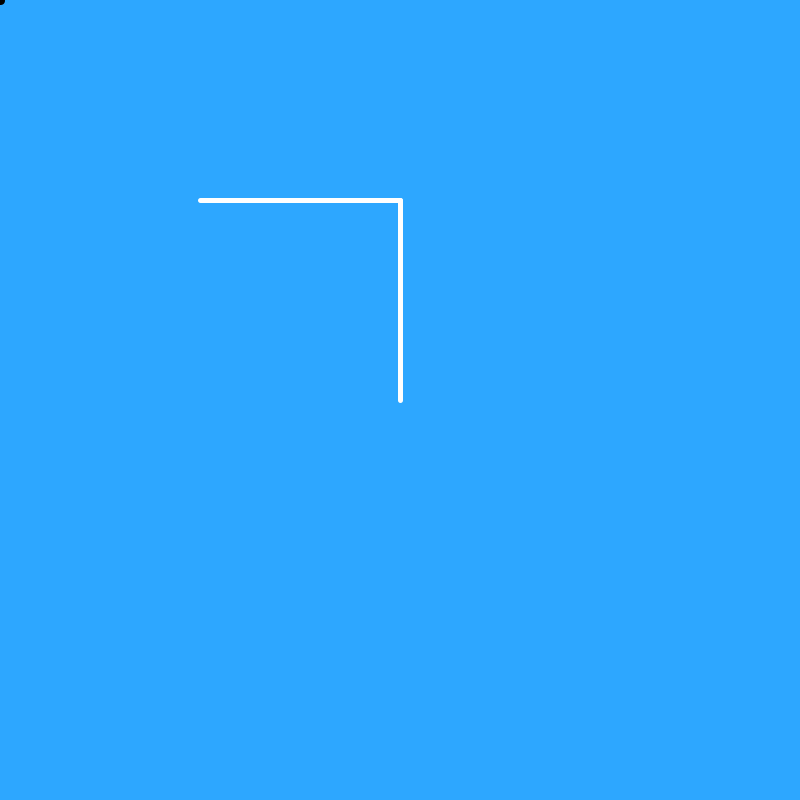
Frame 1 (no input)
Frame 60 (the mouse pressed at the canvas centre just before this capture): identical to frame 1, image omitted
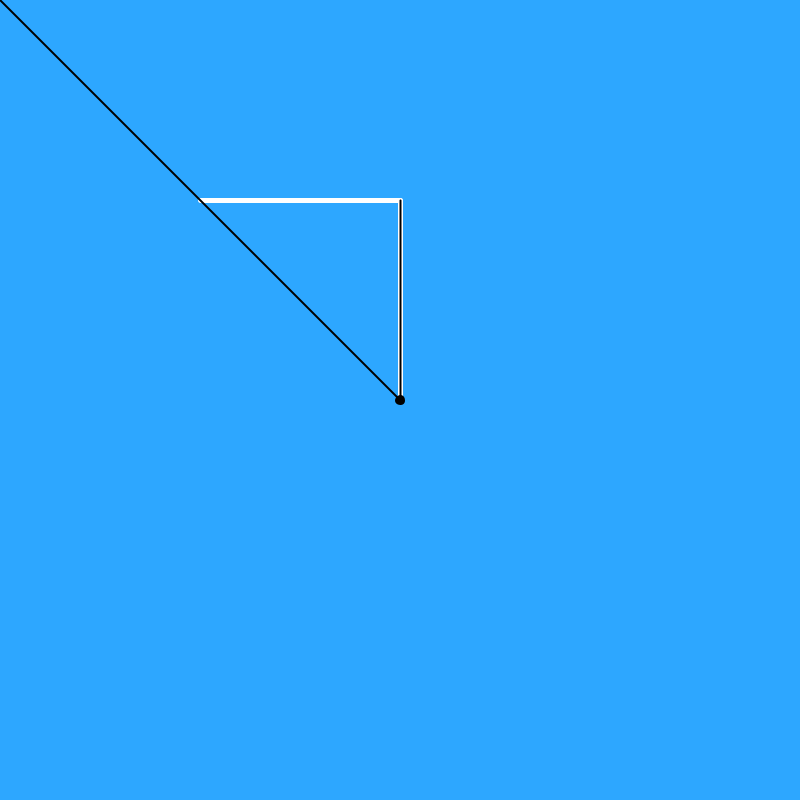
Frame 120 (the mouse held since frame 60 and released just before this capture)

The Processing sketch that drew these frames (run headless with seeded random() and noise(); from frame 60 on, the mouse is pressed at the canvas centre):

// Processing sketch: robotics_inverse_kinematics
// ── robotics_inverse_kinematics.pde
RobotArm bottom;
RobotArm top;

PVector target;

float target_angle_bottom;
float target_angle_top;

void setup() {
  size(800, 800);
  bottom = new RobotArm(width / 2, height / 2);
  //bottom = new RobotArm(0, 0);
  top = new RobotArm(bottom);
  target = new PVector();
}

void draw() {
  background(45, 167, 255);
  handleDrawUpdate();
  handleTarget(); 
  if (readjustPossible()) {
    adjustToTarget();
  }
}

void handleTarget() {
  setTarget();
  drawTarget();
}

void setTarget() {
  if (mousePressed == true) {
    target.set(mouseX, mouseY); 
  }
}

void drawTarget() {
  stroke(0);
  ellipse(target.x, target.y, 5, 5);
  strokeWeight(2);
  line(0, 0, target.x, target.y);
}

void handleDrawUpdate() {
  bottom.update();
  top.update();
  bottom.show();
  top.show();
}

boolean readjustPossible() {
  return ((bottom.len + top.len) >= dist(bottom.a.x, bottom.a.y, target.x, target.y));
}

void adjustToTarget() {
  PVector midpoint;
  midpoint = new PVector(((bottom.a.x + target.x) / 2), ((bottom.a.y + target.y) / 2));
  
  
  
  PVector direction;
  direction = target.copy().sub(bottom.a);
  line(bottom.a.x, bottom.a.y, bottom.a.x + direction.x, bottom.a.y + direction.y);
  
  float perpendicular = (target.x >= width / 2) ? direction.heading() - radians(90) : direction.heading() + radians(90);
  PVector altitude;
  altitude = new PVector(1, 0);
  altitude.rotate(perpendicular);
  altitude.setMag(pythagoreanLeg((direction.mag() / 2), top.len));
  
  PVector join_point;
  join_point = new PVector(altitude.x + midpoint.x, altitude.y + midpoint.y);
  line(midpoint.x, midpoint.y, join_point.x, join_point.y);
  
  PVector bottom_leg;
  bottom_leg = join_point.copy().sub(bottom.a);
  
  bottom.setByEndpoint(join_point);
  //top.setByEndpoint(target);
  
}

float pythagoreanLeg(float leg, float hyp) {
  float other_leg = sqrt(pow(hyp, 2) - pow(leg, 2));
  return other_leg;
}
// ── RobotArm.pde
class RobotArm {
  float len = 200;
  float self_angle = radians(-90);
  float calc_angle = self_angle;
  
  PVector a;
  PVector b = new PVector();
  
  RobotArm parent = null;
  
  RobotArm(float x, float y) {
    a = new PVector(x, y);
    findEndpoint();
  }
  
  RobotArm(RobotArm parent_) {
    a = new PVector(parent_.b.x, parent_.b.y);
    parent = parent_;
    findEndpoint();
  }
  
  void findEndpoint() {
    selfCalcEqual();
    float dx = len * cos(calc_angle);
    float dy = len * sin(calc_angle);
    b.set(a.x + dx, a.y + dy);
  }
   
  void show() {
    stroke(255);
    strokeWeight(5);
    line(a.x, a.y, b.x, b.y);
  }
  
  void update() {
    if (parent != null) {
      a = parent.b.copy();
      calc_angle = self_angle + parent.self_angle;
    }
    findEndpoint();
  }
 
  
  void moveAngle(float diff) {
    self_angle -= diff;
    selfCalcEqual();
  }
  
  void setSelfAngle(float angle) {
    self_angle = angle;
    selfCalcEqual();
  }
  
  void selfCalcEqual() {
    if (parent == null) {
      calc_angle = self_angle;
    }
  }
  
  void setEndpoint(float x, float y) {
    b.set(x, y);
  }
  
  void correctHeading() {
    PVector header;
    header = b.sub(a);
    
    PVector parent_header;
    parent_header = parent.b.sub(parent.a);
    
    float between = PVector.angleBetween(header, parent_header);
    float diff = abs(between - 90.0) * 2;
    calc_angle += diff;
  }
  
  void setByEndpoint(PVector endpoint) {
    self_angle = acos((endpoint.x - a.x) / len);
    if (endpoint.y <= height / 2) {
      self_angle *= -1;
    }
  }
}
